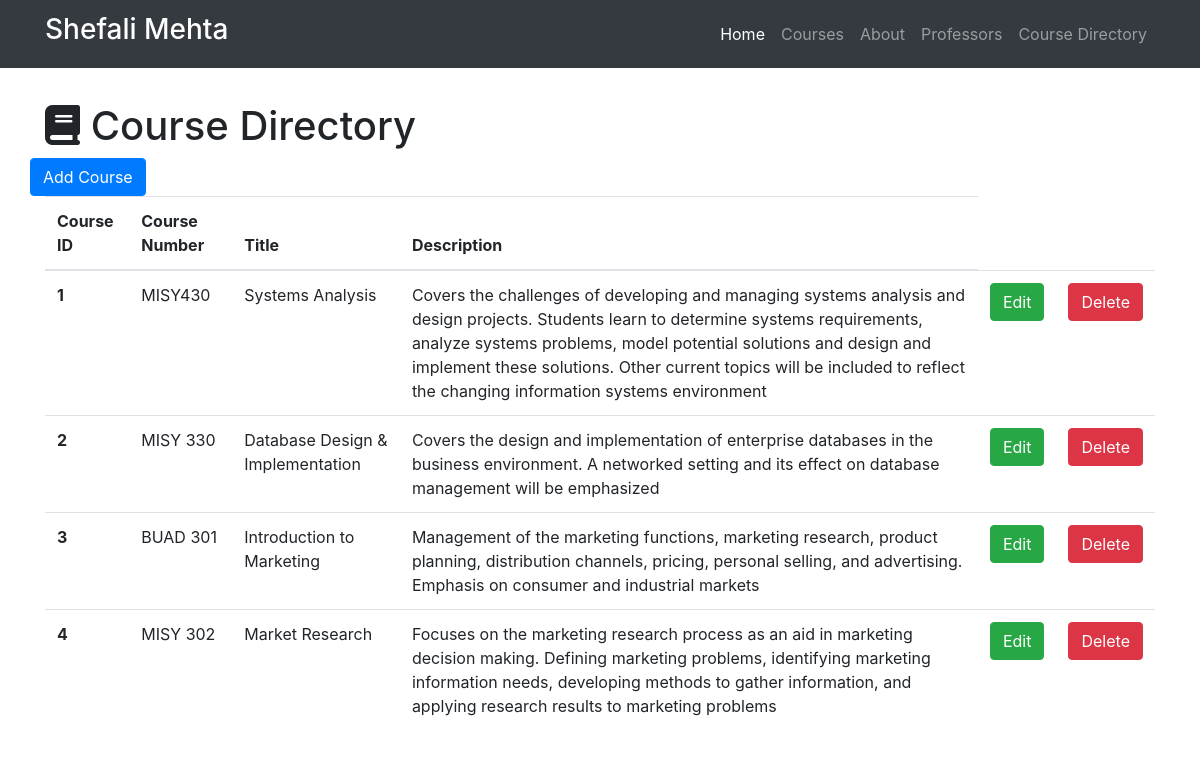
/course-directory, run on the app's committed database.
### resume.py (models this page shows)
class Course(db.Model):
    __tablename__ = 'courses'
    id = db.Column(db.Integer, primary_key=True)
    course_number = db.Column(db.Integer)
    title = db.Column(db.String(256))
    description = db.Column(db.Text)
    professor_id = db.Column(db.Integer, db.ForeignKey('professors.id'))

### resume.py (the view)
@app.route('/course-directory')
def show_all_courses():
    courses = Course.query.all()
    return render_template('course-all.html', courses=courses)

### templates/course-all.html (shortened to what this page needs)
{% extends "base.html" %}
{% block head%}
  {{super()}}
{% endblock %}
{% block page_content %}
<div class="container">
   <h1 class="mt-5"><i class="fa fa-book" aria-hidden="true"></i> Course Directory</h1>
   <div class="row bottom-margin">
     <a href="/course-directory/add" class="btn btn-primary" role="button" aria-disabeled="true">Add Course</a>
   </div>
{% if courses %}
<table class="table">
  <thead>
    <tr>
      <th>Course ID</th>
      <th>Course Number</th>
      <th>Title</th>
      <th>Description</th>
    </tr>
  </thead>
  <tbody>
  {% for course in courses %}
  <tr>
    <th scope="row">{{course.id}}</th>
        <td>{{course.course_number}}</td>
        <td>{{course.title}}</td>
        <td>{{course.description}}</td>
        <td>
          <a href="/course-directory/edit/{{course.id}}" class ="btn btn-success" role="button" aria-disabled="true"> Edit</a>
        </td>
        <td>
         <a href="/course-directory/delete/{{course.id}}" class ="btn btn-danger" role="button" aria-disabled="true"> Delete</a>
       </td>
  </tr>
   {% endfor %}
 </tbody>
</table>
{% else %}
<h3>There are no courses in the directory yet.</h3>
{% endif %}
</div>
{% endblock %}

### templates/course-all.html (style rules this page uses)
body { padding-top: 54px; }

### data on the page
Course: id "1", course_number "MISY430", title "Systems Analysis", description "Covers the challenges of developing and managing systems analysis and design projects. Students learn to determine systems requirements, analyze systems problems, model potential solutions and design and implement these solutions. Other current topics will be included to reflect the changing information systems environment"
Course: id "2", course_number "MISY 330", title "Database Design & Implementation", description "Covers the design and implementation of enterprise databases in the business environment. A networked setting and its effect on database management will be emphasized"
Course: id "3", course_number "BUAD 301", title "Introduction to Marketing", description "Management of the marketing functions, marketing research, product planning, distribution channels, pricing, personal selling, and advertising. Emphasis on consumer and industrial markets"
Course: id "4", course_number "MISY 302", title "Market Research", description "Focuses on the marketing research process as an aid in marketing decision making. Defining marketing problems, identifying marketing information needs, developing methods to gather information, and applying research results to marketing problems"
